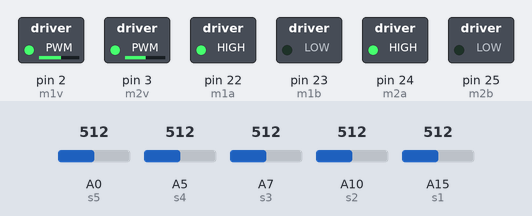
This sketch was run on a simulated Arduino Mega 2560, built with avr-gcc and run on an emulated ATmega2560. Shown: switched loads named in the sketch (green lamp = pin HIGH). Inputs (shaded band) come from the test bench; at power-on: A0 (s5) = 512, A5 (s4) = 512, A7 (s3) = 512, A10 (s2) = 512, A15 (s1) = 512. What the sketch prints to the serial monitor is not drawn.

Above: at 0.1 s.
Timing chart, 0 to 1.6 s (numbered marks = the images above):
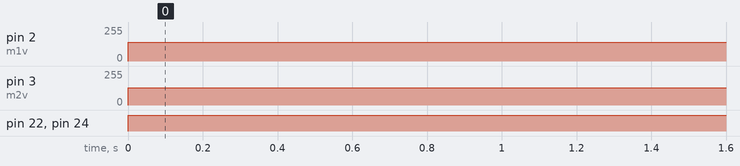

The sketch:

PD.ino
```cpp
// Bibliotecas.
#include <EEPROM.h>

// Sensores.
const byte s1 = A15;
const byte s2 = A10;
const byte s3 = A7;
const byte s4 = A5;
const byte s5 = A0;
int ler[5] = {0};

// Calibração dos sensores.
int calibra1 = 4 * (EEPROM.read(0));
int calibra2 = 4 * (EEPROM.read(1));
int calibra3 = 4 * (EEPROM.read(2));
int calibra4 = 4 * (EEPROM.read(3));
int calibra5 = 4 * (EEPROM.read(4));

// Calibração de cores.
/*
  const int AMARELO = ; // Calibração amarela
  const int VERDE = ; // Calibração verde
  const int VERMELHO = ; // Calibração vermelho
*/

const bool PRETO = 1;
const bool BRANCO = 0;

// Sistema PD
// Constantes controlador PD
const float Kp = 35; // Ganho proporcional.
const float Kd = 18; // Ganho derivativo.

// Variáveis de controle.
float P = 0, D = 0, PD = 0;
int velEsq = 0, velDir = 0;
int erro = 0, erroAnterior = 0;

// Motores.
const byte m1a = 22;
const byte m1b = 23;
const byte m2a = 24;
const byte m2b = 25;
const byte m1v = 2;
const byte m2v = 3;

const byte vel1 = 140;
const byte vel2 = 130;

int velMax = 255;
int velMin = 0;

void Ler_Sensores() {

  // LDR 1
  if (analogRead(s1) > calibra1) {
    ler[0] = PRETO;
  }
  else {
    ler[0] = BRANCO;
  }

  // LDR 2
  if (analogRead(s2) > calibra2) {
    ler[1] = PRETO;
  }
  else {
    ler[1] = BRANCO;
  }

  // LDR 3
  if (analogRead(s3) > calibra3) {
    ler[2] = PRETO;
  }
  else {
    ler[2] = BRANCO;
  }

  // LDR 4
  if (analogRead(s4) > calibra4) {
    ler[3] = PRETO;
  }
  else {
    ler[3] = BRANCO;
  }

  // LDR 5
  if (analogRead(s5) > calibra5) {
    ler[4] = PRETO;
  }
  else {
    ler[4] = BRANCO;
  }
}

void Calcula_Erro() {

  // Sensor Central
  if ((ler[0] == BRANCO) && (ler[1] == BRANCO) && (ler[2] == PRETO) && (ler[3] == BRANCO) && (ler[4] == BRANCO)) erro = 0;

  // Sensores da Direita
  else if ((ler[0] == BRANCO) && (ler[1] == BRANCO) && (ler[2] == PRETO) && (ler[3] == PRETO) && (ler[4] == BRANCO)) erro = 1;
  else if ((ler[0] == BRANCO) && (ler[1] == BRANCO) && (ler[2] == BRANCO) && (ler[3] == PRETO) && (ler[4] == BRANCO)) erro = 2;
  else if ((ler[0] == BRANCO) && (ler[1] == BRANCO) && (ler[2] == BRANCO) && (ler[3] == PRETO) && (ler[4] == PRETO)) erro = 3;
  else if ((ler[0] == BRANCO) && (ler[1] == BRANCO) && (ler[2] == BRANCO) && (ler[3] == BRANCO) && (ler[4] == PRETO)) erro = 4;

  // Sensores da Esquerda
  else if ((ler[0] == BRANCO) && (ler[1] == PRETO) && (ler[2] == PRETO) && (ler[3] == BRANCO) && (ler[4] == BRANCO)) erro = -1;
  else if ((ler[0] == BRANCO) && (ler[1] == PRETO) && (ler[2] == BRANCO) && (ler[3] == BRANCO) && (ler[4] == BRANCO)) erro = -2;
  else if ((ler[0] == PRETO) && (ler[1] == PRETO) && (ler[2] == BRANCO) && (ler[3] == BRANCO) && (ler[4] == BRANCO)) erro = -3;
  else if ((ler[0] == PRETO) && (ler[1] == BRANCO) && (ler[2] == BRANCO) && (ler[3] == BRANCO) && (ler[4] == BRANCO)) erro = -4;

}

void Calculo_PD() {

  P = erro*Kp;
  D = (erro - erroAnterior)*Kd;
  PD = P + D;
  erroAnterior = erro;

}

// Controle dos motores.
void Motores() {

  if (PD >= 0) {
    velEsq = vel1 + PD; //TESTE
    velDir = vel2 - PD;
  }
  else {
    velEsq = vel1 + PD;
    velDir = vel2 - PD; //TESTE
  }

  if (velDir > velMax) {
    velDir = velMax;
  }

  if (velDir < velMin) {
    velDir = -1*vel2;
  }

  if (velEsq > velMax) {
    velEsq = velMax;
  }

  if (velEsq < velMin) {
    velEsq = -1*vel1;
  }

  digitalWrite(m1a, HIGH);
  digitalWrite(m1b, LOW);
  analogWrite(m1v, velEsq);

  digitalWrite(m2a, HIGH);
  digitalWrite(m2b, LOW);
  analogWrite(m2v, velDir);

}

void setup() {

  // Motores.
  pinMode(m1a, OUTPUT);
  pinMode(m1b, OUTPUT);
  pinMode(m2a, OUTPUT);
  pinMode(m2b, OUTPUT);
  pinMode(m1v, OUTPUT);
  pinMode(m2v, OUTPUT);

  // Sensores.
  pinMode(s1, INPUT);
  pinMode(s2, INPUT);
  pinMode(s3, INPUT);
  pinMode(s4, INPUT);
  pinMode(s5, INPUT);
  Serial.begin(9600);

}

void loop() {

    Ler_Sensores();
    Calcula_Erro();
    Calculo_PD();
    Motores();
    Serial.print(velEsq);
    Serial.print("       ");
    Serial.print(velDir);
    Serial.println();
}
```

Measured:
- by itself, pin 2 (m1v): 0/255 → 140/255 at 0.00 s
- by itself, pin 3 (m2v): 0/255 → 130/255 at 0.00 s
- by itself, pin 22 (m1a), pin 24 (m2a): LOW → HIGH at 0.00 s
